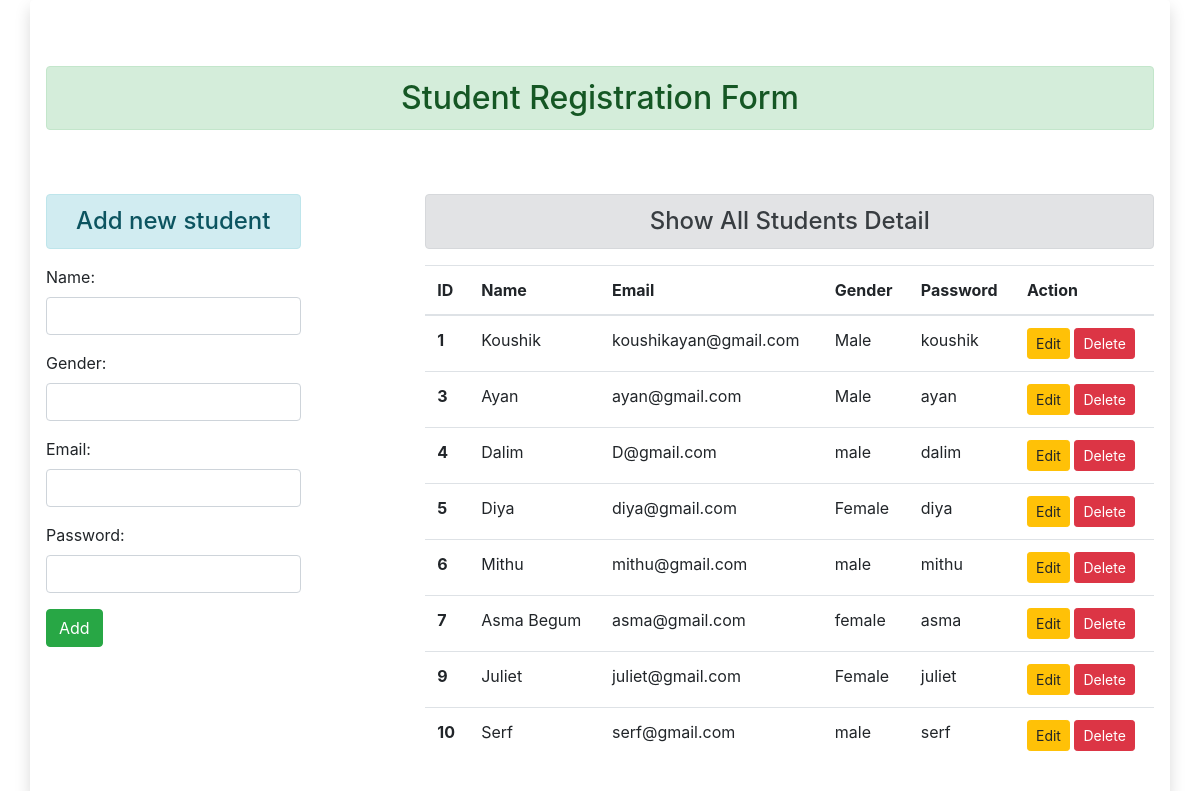
The page / on the database its author committed.
### enroll/models.py (models this page shows)
class Student(models.Model):
    name = models.CharField(max_length = 50)
    gender = models.CharField(max_length = 50)
    email = models.EmailField(max_length = 50)
    password = models.CharField(max_length = 50)

### enroll/views.py (the view)
# urls.py: path('', views.add_show, name= 'addandshow'),
def add_show(request):
    if request.method == 'POST':
        form = StudentForm(request.POST)
        if form.is_valid():
            form = form.save(commit = False)
            form.save()
            form = StudentForm()
    else:
        form = StudentForm()
    all_student = Student.objects.all()
    return render(request, 'enroll/addandshow.html', {'form':form, 'stud': all_student})

### enroll/forms.py
class StudentForm(ModelForm):
    class Meta:
        model = Student
        fields = ['name', 'gender', 'email', 'password']
        widgets= {
            'name': forms.TextInput(attrs={'class': 'form-control'}),
            'gender': forms.TextInput(attrs={'class': 'form-control'}),
            'email': forms.EmailInput(attrs={'class': 'form-control'}),
            'password': forms.PasswordInput(attrs={'class': 'form-control'}),
        }

### enroll/templates/enroll/addandshow.html (shortened to what this page needs)
{% extends 'enroll/base.html' %}
{% load static %}
{% block content %}
    <div class="row ">
        <div class="col-sm-3">
            <h4 class='text-center alert alert-info mt-5'>Add new student</h4>
            <form action="" method="POST">
                {{form.as_p}}
                <input name="" id="" class="btn btn-success" type="submit" value="Add">
            </form>
        </div>
        <div class="col-sm-8 offset-1">
            <h4 class="text-center alert alert-secondary mt-5">Show All Students Detail</h4>
            {% if stud %}
                <table class="table table-hover">
                    <thead>
                    <tr>
                        <th scope="col">ID</th>
                        <th scope="col">Name</th>
                        <th scope="col">Email</th>
                        <th scope="col">Gender</th>
                        <th scope="col">Password</th>
                        <th scope="col">Action</th>
                    </tr>
                    </thead>
                    <tbody>
                        {% for i in stud %}
                            <tr>
                                <th scope="row">{{i.id}}</th>
                                <td>{{i.name}}</td>
                                <td>{{i.email}}</td>
                                <td>{{i.gender}}</td>
                                <td>{{i.password}}</td>
                                <td>
                                    <a href="{% url 'editdata' i.id %}" class="btn btn-warning btn-sm">Edit</a>
                                    <form action="{% url 'deletedata' i.id %}" method="post" class="d-inline">
                                        <input type="submit" class="btn btn-danger btn-sm" value="Delete">
                                    </form>
                                </td>
                            </tr>
                        {% endfor %}
                    </tbody>
                </table>
            {% else %}
                <h4 class="texr-center alert alert-warning mt-5"> No Record</h4>
            {% endif %}
        </div>
    </div>
{% endblock content %}

### enroll/templates/enroll/base.html (shortened to what this page needs)
<!DOCTYPE html>
{% load static %}
<html lang="en">
<head>
    <link rel="stylesheet" href="{% static 'enroll/css/bootstrap.css' %}">
</head>
<body>
    <div class="container bg-light shadow p-3 mb-5 bg-white rounded">
        <div style="height: 50px;"></div>
        <h2 class="text-center alert alert-success ">Student Registration Form</h2>
        {% block content %}
        {% endblock content %}
    </div>
</body>
</html>

### rows shown on the page
Student: id "1", name "Koushik", email "koushikayan@gmail.com", gender "Male", password "koushik"
Student: id "3", name "Ayan", email "ayan@gmail.com", gender "Male", password "ayan"
Student: id "4", name "Dalim", email "D@gmail.com", gender "male", password "dalim"
Student: id "5", name "Diya", email "diya@gmail.com", gender "Female", password "diya"
Student: id "6", name "Mithu", email "mithu@gmail.com", gender "male", password "mithu"
Student: id "7", name "Asma Begum", email "asma@gmail.com", gender "female", password "asma"
Student: id "9", name "Juliet", email "juliet@gmail.com", gender "Female", password "juliet"
Student: id "10", name "Serf", email "serf@gmail.com", gender "male", password "serf"
